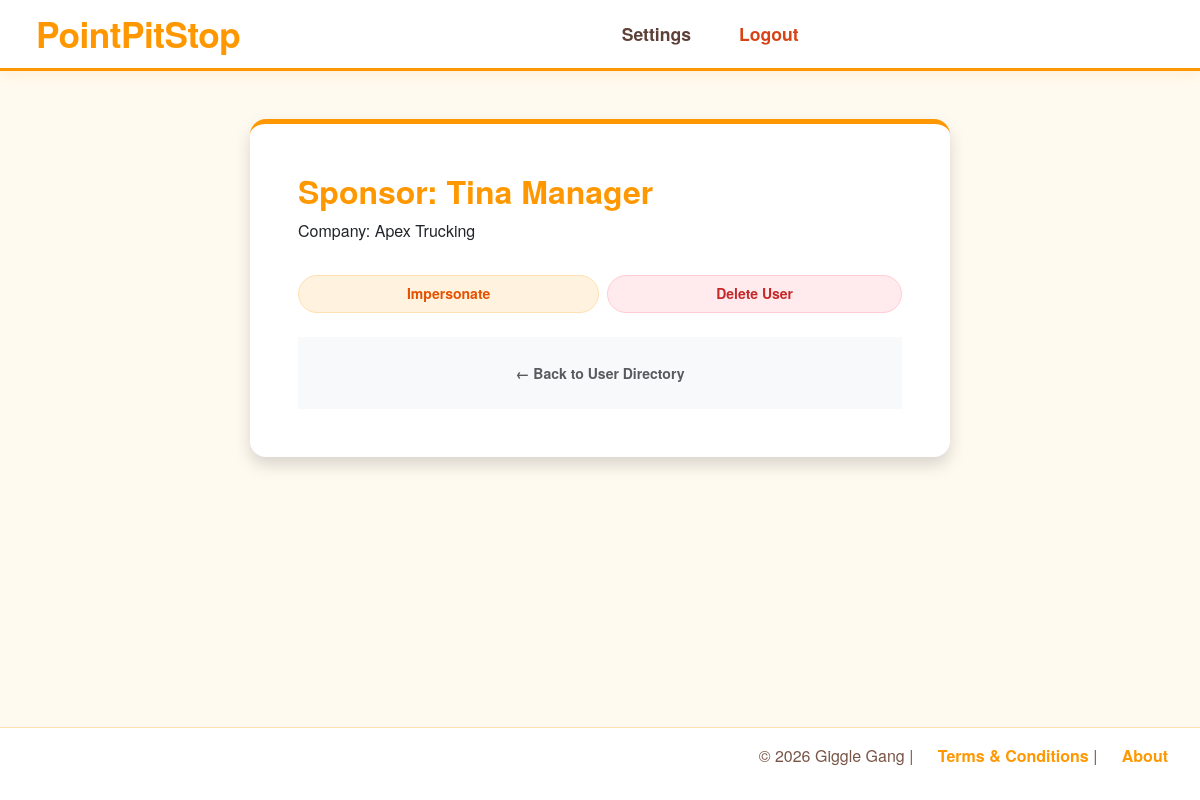
The page /admin/profile-card/1 (signed in) on the database its author committed.
### models.py (models this page shows)
class SponsorProfile(db.Model):
    __tablename__ = "sponsor_profile"
    user = db.relationship("Users",back_populates="sponsor_profile")
    user_id = db.Column(db.Integer,db.ForeignKey('users.id'),primary_key=True,unique=True,nullable=False)
    firstname = db.Column(db.String(250), nullable=False)
    lastname = db.Column(db.String(250), nullable=False)
    company_id = db.Column(db.Integer,db.ForeignKey("sponsor_companies.id"),nullable=False)
    company = db.relationship("SponsorCompany",back_populates="sponsor_users")

class SponsorCompany(db.Model):
    __tablename__ = "sponsor_companies"
    id = db.Column(db.Integer, primary_key=True)
    name = db.Column(db.String(150),unique=True,nullable=False)
    email = db.Column(db.String(120), unique=True, nullable=True,index=True)
    phone = db.Column(db.String(50), nullable=True)
    logo_filename = db.Column(db.String(255), nullable=True)
    brand_color = db.Column(db.String(255), nullable=True)
    points_conversion = db.Column(db.DECIMAL(10,2),nullable=False,default=.01)
    sponsor_users = db.relationship("SponsorProfile",back_populates="company")
    driver_links = db.relationship("DriverCompanyLink", back_populates="company")
    priceMax = db.Column(db.Integer, nullable=False, default=100)
    explicit = db.Column(db.Boolean, nullable=False, default=True)

### routes/admin.py (the view)
@admin_bp.route("/profile-card/<int:user_id>", methods=["GET","POST"])
def view_profilecard(user_id):
    user = Users.query.get_or_404(user_id)
    all_companies = SponsorCompany.query.all()
    return render_template('usercard.html', profile=user, all_companies=all_companies)

### app.py (called while the page is built)
@login_manager.user_loader
def load_user(user_id):
    return db.session.get(Users, int(user_id))

### routes/admin.py (called while the page is built)
@admin_bp.before_request
def restrict_to_admin():
    if request.endpoint == "admin.end_impersonation":
        real_admin_id = session.get("real_admin_id")
        if real_admin_id:
            return None  # Let it through
        abort(403)
    if not current_user.is_authenticated:
        flash("Please log in to access this page.", "warning")
        return redirect(url_for('auth.handle_login'))
    if current_user.role != "admin":
        flash("Access denied: Admins only.", "danger")
        return redirect(url_for('dashboard'))
    if not g.profile:
        print(f"DEBUG: Admin {current_user.username} has no profile in g.profile")
        flash("Admin profile not found. Please contact an admin.", "danger")
        return redirect(url_for('dashboard'))

### templates/usercard.html (shortened to what this page needs)
{% extends "base.html" %}
{% block body %}
<div class="container py-5">
    <div class="card p-5 shadow rounded-4 border-0" style="max-width: 700px; margin: 0 auto; border-top: 5px solid #ff9800 !important;">
        {% if profile.role == 'driver' %}
            <h2 style="color: #ff9800; font-weight: 700;">Driver: {{ profile.driver_profile.firstname }} {{ profile.driver_profile.lastname }}</h2>
        {% elif profile.role == 'sponsor' %}
            <h2 style="color: #ff9800; font-weight: 700;">Sponsor: {{ profile.sponsor_profile.firstname }} {{ profile.sponsor_profile.lastname }}</h2>
        {% endif %}
        {% if profile.role == 'driver' %}
            <h5 class="mt-4" style="color: #5d4037; font-weight: 600;">Current Companies</h5>
            <div class="list-group mb-4">
                {% for link in profile.driver_profile.company_links %}
                    {% if link.is_active %}
                    <div class="list-group-item d-flex flex-column flex-md-row justify-content-between align-items-md-center border-0 shadow-sm mb-3 p-3 rounded-4" style="background: #fff;">
                        <div class="mb-3 mb-md-0">
                            <div style="font-size: 1.1rem; font-weight: 700; color: #5d4037;">
                                {{ link.company.name }}
                            </div>
                            <div class="badge rounded-pill" style="background-color: #fff3e0; color: #e65100;">
                                {{ link.current_points }} Points
                            </div>
                        </div>
                        <div class="d-flex gap-2">
                            <button class="btn btn-sm rounded-pill px-4 flex-grow-1 flex-md-grow-0"
                                    style="background-color: #ff9800; color: white; border: none; font-weight: 600; box-shadow: 0 2px 4px rgba(255,152,0,0.3);"
                                    data-bs-toggle="modal"
                                    data-bs-target="#adjustPointsModal"
                                    data-driverid="{{ profile.id }}"
                                    data-drivername="{{ profile.driver_profile.firstname }} {{ profile.driver_profile.lastname }}"
                                    data-companyid="{{ link.company.id }}"
                                    data-action="{{ url_for('admin.update_points', driver_id=profile.id) }}">
                                Edit Points
                            </button>
                            <form action="{{ url_for('admin.admin_remove_link', link_id=link.id) }}" method="POST"
                                onsubmit="return confirm('Confirm removal of this sponsor?');" class="m-0 flex-grow-1 flex-md-grow-0">
                                <button type="submit" class="btn btn-sm rounded-pill px-4 w-100"
                                        style="background-color: #ffebee; color: #c62828; border: 1px solid #ffcdd2; font-weight: 600;">
                                    Remove
                                </button>
                            </form>
                        </div>
                    </div>
                    {% endif %}
                {% endfor %}
            </div>
            <h5 class="mt-4" style="color: #795548; font-weight: 700;">Available to Join</h5>
            <div class="list-group shadow-sm rounded-4 overflow-hidden">
                {% for company in all_companies %}
                    {% if company.id not in profile.driver_profile.company_links|map(attribute='company_id') %}
                        <div class="list-group-item d-flex justify-content-between align-items-center p-3 border-0 border-bottom">
                            <span class="fw-bold" style="color: #5d4037;">{{ company.name }}</span>
                            <form action="{{ url_for('admin.apply_driver', user_id=profile.id, company_id=company.id) }}" method="POST" class="m-0">
                                <button type="submit" class="btn btn-sm btn-dark rounded-pill px-4 shadow-sm">
                                    Auto-Link
                                </button>
                            </form>
                        </div>
                    {% endif %}
                {% endfor %}
            </div>
        {% elif profile.role == 'sponsor' %}
            <p>Company: {{ profile.sponsor_profile.company.name }}</p>
        {% endif %}
        <div class="d-flex flex-column flex-md-row gap-2 mt-3">
            {% if not profile.role == 'admin' %}
            <form action="{{ url_for('admin.impersonate_user', user_id=profile.id) }}" method="POST" class="m-0 flex-grow-1">
                <button type="submit" class="btn btn-sm rounded-pill px-4 w-100"
                        style="background-color: #fff3e0; color: #e65100; border: 1px solid #ffe0b2; font-weight: 600; min-height: 38px;">
                    Impersonate
                </button>
            </form>
            {% endif %}
            <form action="{{ url_for('admin.delete_user', user_id=profile.id) }}" method="POST"
                onsubmit="return confirm('⚠️ Are you sure? This will permanently delete {{ profile.firstname }}?');"
                class="m-0 flex-grow-1">
                <button type="submit" class="btn btn-sm rounded-pill px-4 w-100"
                        style="background-color: #ffebee; color: #c62828; border: 1px solid #ffcdd2; font-weight: 600; min-height: 38px;">
                    Delete User
                </button>
            </form>
        </div>
        <br>
    <div class="bg-light p-4 text-center">
            <a href="{{ url_for('admin.directory') }}" class="text-decoration-none text-muted small fw-bold">
                ← Back to User Directory
            </a>
        </div>
    </div>
</div>
{% endblock %}

### static/css/style.css (style rules this page uses)
body { display: flex; flex-direction: column; font-family: 'Quicksand', 'Helvetica Neue', Helvetica, Arial, sans-serif; margin: 0; min-height: 100vh; background-color: #fffaf0; color: #5d4037; }

### rows shown on the page
SponsorProfile: sponsor_profile.firstname "Tina", sponsor_profile.lastname "Manager"
SponsorCompany: sponsor_profile.company.name "Apex Trucking"
